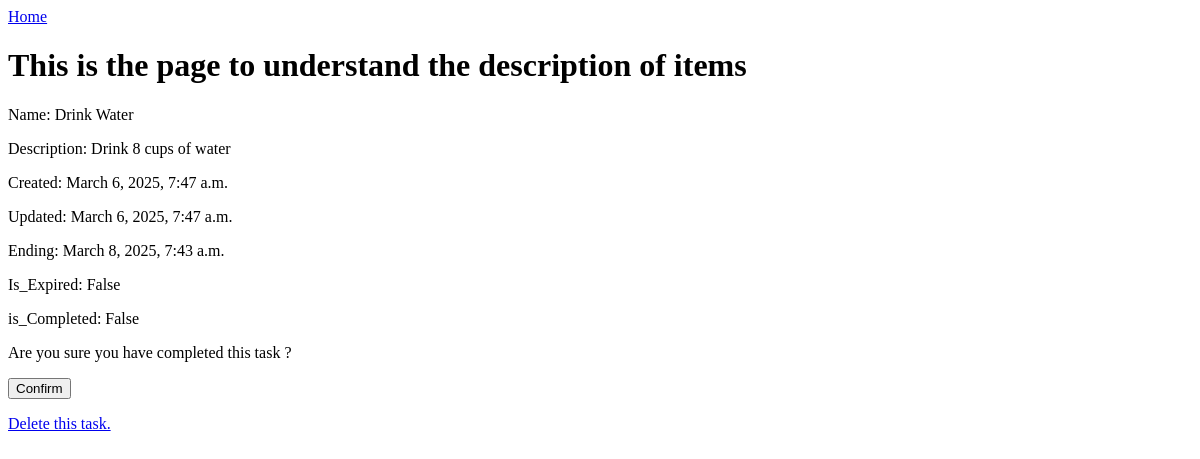
The app's page /item/1, older data.
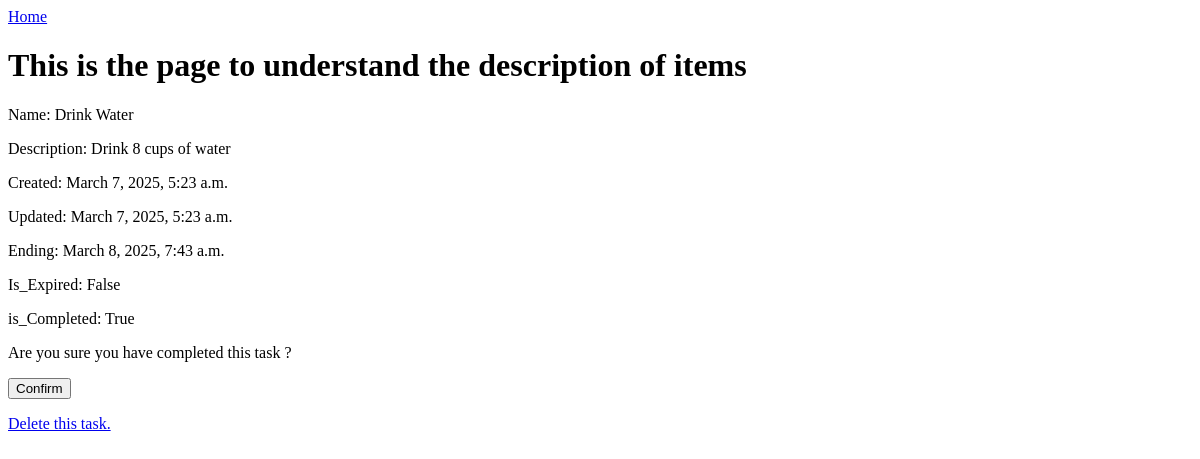
The same page, newer data.
### base/models.py (models this page shows, shortened)
class Item(models.Model):
    name = models.CharField(max_length=50)
    description = models.TextField(null=True,blank=True)
    updated= models.DateTimeField(auto_now=True)
    created= models.DateTimeField(auto_now=True)
    ending = models.DateTimeField(default=datetime(2025, 12, 31, 23, 59, 59))
    is_expired = models.BooleanField(default=False)
    is_completed = models.BooleanField(default=False)
    class Meta:
        ordering =['-updated','-created']

### base/views.py (the view, shortened to what this page needs)
# urls.py: path('item/<str:pk>',itemview.as_view(),name="item"),
class itemview(View):
    def get(self,request,*args,**kwargs):
        pk = kwargs.get('pk')
        item_instance = get_object_or_404(Item,pk=pk)
        return render(request,'base/item.html',{'item':item_instance})

### base/templates/base/item.html (shortened to what this page needs)
<a href="{% url 'home' %}">Home</a>
<h1>This is the page to understand the description of items</h1>
<div>
    <p>Name: {{item.name}}</p>
    <p>Description: {{item.description}}</p>
    <p>Created: {{item.created}}</p>
    <p>Updated: {{item.updated}}</p>
    <p>Ending: {{item.ending}}</p>
    <p>Is_Expired: {{item.is_expired}}</p>
    <p>is_Completed: {{item.is_completed}}</p>
</div>
<form method="POST" action="">
    <p>Are you sure you have completed this task ?</p>
    <input type="submit" value="Confirm"/>
</form>
<a href="{% url 'delete' item.id%}">Delete this task.</a>

Row changes from the older to the newer data that the page shows:
changed Item "Drink Water": created "March 6, 2025, 7:47 a.m." → "March 7, 2025, 5:23 a.m."; updated "March 6, 2025, 7:47 a.m." → "March 7, 2025, 5:23 a.m."; is_completed "False" → "True"
